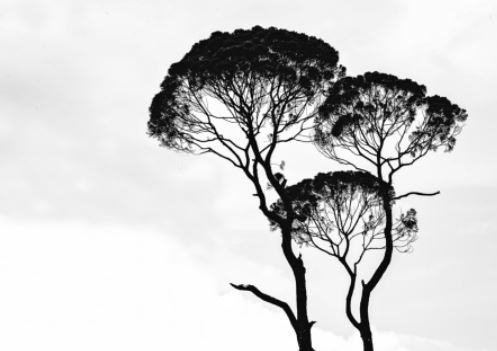
#> input picture input/weThree.jpg, 497 x 351 px
$ jupyter execute --allow-errors 'Computer Vision (CSD722) - Spring 2023 -  Assignment 1 - Pushpraj Katiyar(2220120001).ipynb'   (older library calls are emulated)
#> lines starting #> are read from the running program, lines starting #| are printed output that depends on the picture
[cell 1]
# 15/02/2023 <---- Started working on
# Author: Pushpraj Katiyar
# email: pk825@snu.edu.in <--- for any query, reach out to this email
# Roll no: 2220120001

# this notebook will solve the foollowing statment:
# 1. Take any grayscale image. Apply salt and pepper noise on it. Then apply : (a) Gaussian filter and (b) Median flter on it.
# 2. Take any grayscale image. Apply Sobel operator to obtain the sharpened image.
# 3. Take any two grayscale images. Then (a) take style from Image 1 and apply on image 2. (b) vice versa.

[cell 2]
#import lib
import cv2
import numpy as np
from matplotlib import pyplot as plt

# getting some upcoming deprication warning due to installed python version. bit of non essencial code
import warnings
warnings.filterwarnings('ignore')

# Method which add salt and pepper noise on a grayscal image and return noisy image

[cell 3]
def add_saltpepper_noise(img):
    # Define noise parameters
    salt_vs_pepper = 0.2
    noise_amount = 0.05
#     noise_img = img
    # Calculate the number of salt and pepper pixels to add
    num_salt = np.ceil(noise_amount * img.size * salt_vs_pepper)
    num_pepper = np.ceil(noise_amount * img.size * (1. - salt_vs_pepper))

    # Add salt pixels
    salt_coords = [np.random.randint(0, dim - 1, int(num_salt))
                  for dim in noise_img.shape]
    noise_img[salt_coords] = 255

    # Add pepper pixels
    pepper_coords = [np.random.randint(0, dim - 1, int(num_pepper))
                    for dim in noise_img.shape]
    noise_img[pepper_coords] = 0
    return noise_img

[cell 4]
# salt-and-pepper noise can
# be applied only to grayscale images
# Reading the color image in grayscale image
img = cv2.imread('input/weThree.jpg', 0)
#> img is the input picture: shape (351, 497); min 0, max 255, mean 207.7

plt.imshow(img, cmap="gray")
plt.show()
#> (the rest of this cell did not finish here and is left out)

#Storing the image
cv2.imwrite('input/wethree-with-salt-and-pepper.jpg', noise_img)
#Show the image with matplotlib
print("#### Image After Adding salt and pepper noise")
plt.imshow(noise_img, cmap="gray")
plt.show()

## Applied Gaussian filter and Median flter on noisy image and showed their output image.

#> (a cell that did not finish here is left out)

## Appled Sobel operator on origin image to obtain the sharpened image

[cell 6]
## Apply Sobel operator to obtain the sharpened image
img = cv2.imread('input/weThree.jpg', 0)
sobelx = cv2.Sobel(img, cv2.CV_64F, 1, 0, ksize=3)
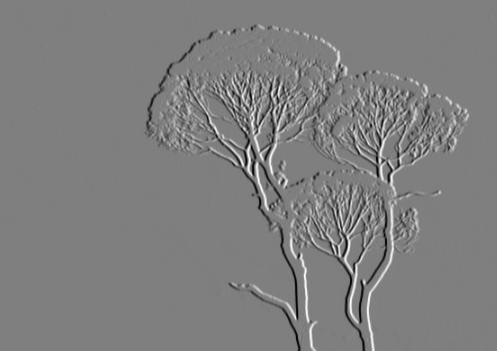
#> sobelx: shape (351, 497) float64; min -897, max 900, mean -0.1; drawn with min black and max white
sobely = cv2.Sobel(img, cv2.CV_64F, 0, 1, ksize=3)
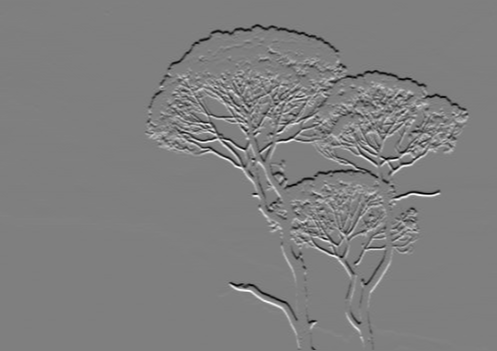
#> sobely: shape (351, 497) float64; min -883, max 885, mean -0.1; drawn with min black and max white
sobel_img = cv2.addWeighted(sobelx, 0.5, sobely, 0.5, 0)
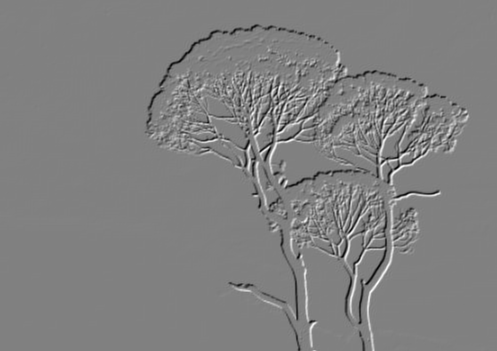
#> sobel_img: shape (351, 497) float64; min -624, max 611, mean -0.1; drawn with min black and max white

# Add the Sobel image to the original image to obtain the sharpened image
sharpened_img = cv2.addWeighted(img, 1, sobel_img, 1, 0, dtype=cv2.CV_64F)
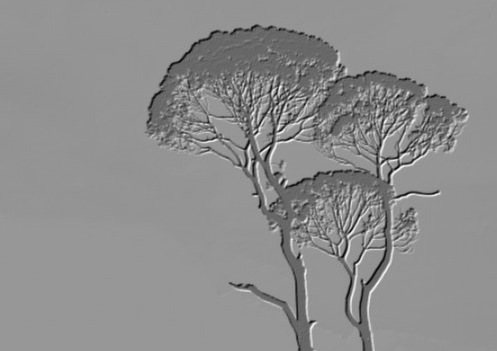
#> sharpened_img: shape (351, 497) float64; min -506, max 776, mean 207.5; drawn with min black and max white
plt.imshow(sharpened_img, cmap="gray")
plt.show()
